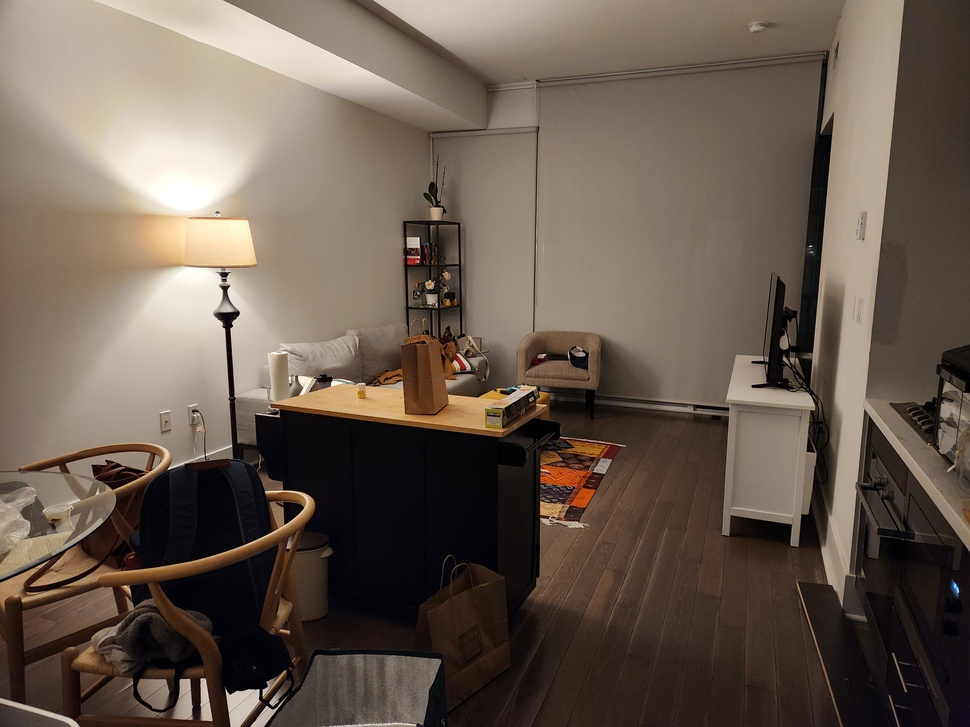
#> input picture my_pa_lite/view_1.jpg, 970 x 727 px, shrunk from 4000 x 3000 before the run
$ python greenscreen_detector_v2.py   (older library calls are emulated)
#> lines starting #> are read from the running program, lines starting #| are printed output that depends on the picture; after the words box and inside, x2 and y2 are one past the last pixel; in counts of white or black regions, pixels touching at a corner belong together
"""
Greenscreen Area Detector v2 - Smart Detection
Intelligently identifies greenscreen-suitable areas while excluding furniture and obstacles.
"""

import cv2
import numpy as np
from pathlib import Path
from typing import List, Tuple, Dict
import json

try:
    import matplotlib.pyplot as plt
    import matplotlib.patches as patches
    MATPLOTLIB_AVAILABLE = True
except ImportError:
    MATPLOTLIB_AVAILABLE = False
    print("Warning: matplotlib not available")


class SmartGreenscreenDetector:
    """
    Enhanced detector that excludes furniture and finds actual wall surfaces.
    """

    def __init__(self):
        self.results = []

    def analyze_image(self, image_path: str,
                     min_area_ratio: float = 0.05,
                     max_area_ratio: float = 0.6) -> Dict:
        """
        Analyze image for greenscreen-suitable areas.

        Args:
            image_path: Path to image
            min_area_ratio: Minimum zone size (5% of image)
            max_area_ratio: Maximum zone size (60% of image) - prevents selecting entire image
        """
#> called with image_path = 'view_1.jpg', min_area_ratio = 0.05, max_area_ratio = 0.6
        print(f"\n{'='*60}")
        print(f"Analyzing: {Path(image_path).name}")
        print(f"{'='*60}")

        # Load image
        img = cv2.imread(image_path)
#> img is the input picture: shape (727, 970, 3); mean B, G, R 80.1, 91.9, 106.5
        if img is None:
            raise ValueError(f"Could not load: {image_path}")

        img_rgb = cv2.cvtColor(img, cv2.COLOR_BGR2RGB)
        h, w = img_rgb.shape[:2]

        # STEP 1: Detect and exclude furniture/objects
        print("→ Detecting furniture and obstacles...")
        obstacle_mask = self._detect_obstacles(img_rgb)

        # STEP 2: Find wall-like surfaces
        print("→ Identifying wall surfaces...")
        wall_mask = self._detect_walls(img_rgb)

        # STEP 3: Find highly uniform regions
        print("→ Analyzing color uniformity...")
        uniform_mask = self._detect_uniform_regions_strict(img_rgb)

        # STEP 4: Combine criteria
        print("→ Finding valid greenscreen zones...")
        # Must be: wall-like AND uniform AND NOT obstructed
        valid_mask = cv2.bitwise_and(wall_mask, uniform_mask)
        valid_mask = cv2.bitwise_and(valid_mask, cv2.bitwise_not(obstacle_mask))

        # STEP 5: Find candidate zones
        zones = self._extract_zones(valid_mask, img_rgb)

        # STEP 6: Filter by area
        min_area = int(w * h * min_area_ratio)
        max_area = int(w * h * max_area_ratio)
        print(f"→ Filtering zones (min: {min_area}px, max: {max_area}px)...")
        valid_zones = [z for z in zones if min_area <= z['area'] <= max_area]

        # STEP 7: Quality check each zone
        print("→ Quality checking zones...")
        checked_zones = self._quality_check_zones(valid_zones, img_rgb, obstacle_mask)

        # STEP 8: Rank zones
        print("→ Ranking zones...")
        ranked_zones = self._rank_zones_v2(checked_zones, w, h)

        result = {
            'image_path': image_path,
            'image_size': (w, h),
            'zones': ranked_zones,
            'zone_count': len(ranked_zones)
        }

        self.results.append(result)

        print(f"\n✓ Found {len(ranked_zones)} suitable greenscreen zones")
        return result

    def _detect_obstacles(self, img: np.ndarray) -> np.ndarray:
        """
        Detect furniture, objects, and other obstacles.
        Uses edge density and texture analysis.
        """
        gray = cv2.cvtColor(img, cv2.COLOR_RGB2GRAY)

        # High edge density = furniture/objects
        edges = cv2.Canny(gray, 30, 100)
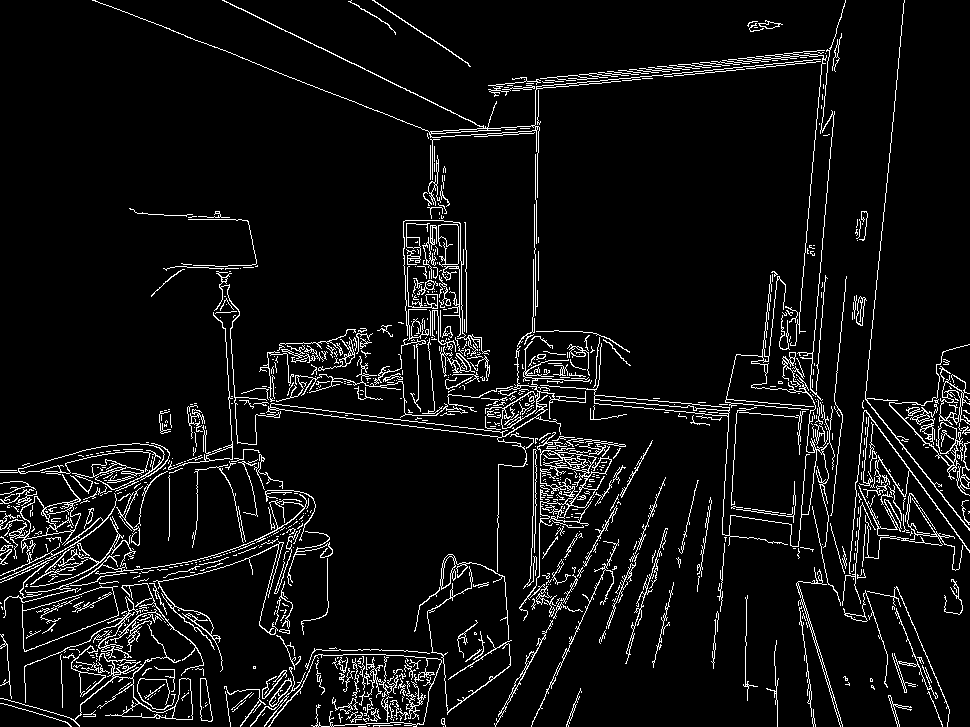
#> edges: shape (727, 970); 6.4% white in thin lines or dots

        # Count edges in local windows
        kernel_size = 31
        kernel = np.ones((kernel_size, kernel_size), np.float32) / (kernel_size ** 2)
        edge_density = cv2.filter2D(edges.astype(np.float32), -1, kernel)

        # High edge density = obstacles
        obstacle_mask = (edge_density > 15).astype(np.uint8) * 255
#> obstacle_mask: shape (727, 970); 41.1% white; 10 white regions (1 under 20 px), largest, box (x1, y1, x2, y2) and area: (0, 11, 970, 727) 281293, (414, 549, 507, 627) 3993, (352, 0, 409, 30) 1133

        # Also detect high-contrast objects
        blurred = cv2.GaussianBlur(gray, (21, 21), 0)
        contrast = cv2.absdiff(gray, blurred)
        high_contrast = (contrast > 30).astype(np.uint8) * 255
#> high_contrast: shape (727, 970); 4.7% white in thin lines or dots

        # Combine
        obstacle_mask = cv2.bitwise_or(obstacle_mask, high_contrast)
#> obstacle_mask: shape (727, 970); 41.4% white; 45 white regions (37 under 20 px), largest, box (x1, y1, x2, y2) and area: (0, 0, 970, 727) 283731, (414, 549, 507, 627) 3993, (352, 0, 422, 33) 1164

        # Dilate to create safety margins around obstacles
        kernel = np.ones((21, 21), np.uint8)
        obstacle_mask = cv2.dilate(obstacle_mask, kernel, iterations=2)
#> obstacle_mask: shape (727, 970); 69.2% white; 16 black regions (2 under 20 px), largest, box (x1, y1, x2, y2) and area: (0, 0, 398, 437) 109925, (569, 99, 793, 371) 44263, (892, 0, 970, 368) 19547

        return obstacle_mask

    def _detect_walls(self, img: np.ndarray) -> np.ndarray:
        """
        Detect wall-like surfaces using orientation and gradient analysis.
        """
        gray = cv2.cvtColor(img, cv2.COLOR_RGB2GRAY)
        h, w = gray.shape

        # Compute gradients
        grad_x = cv2.Sobel(gray, cv2.CV_64F, 1, 0, ksize=3)
        grad_y = cv2.Sobel(gray, cv2.CV_64F, 0, 1, ksize=3)

        # Gradient magnitude (low = flat surface)
        grad_mag = np.sqrt(grad_x**2 + grad_y**2)

        # Walls have low gradients
        wall_mask = (grad_mag < 20).astype(np.uint8) * 255
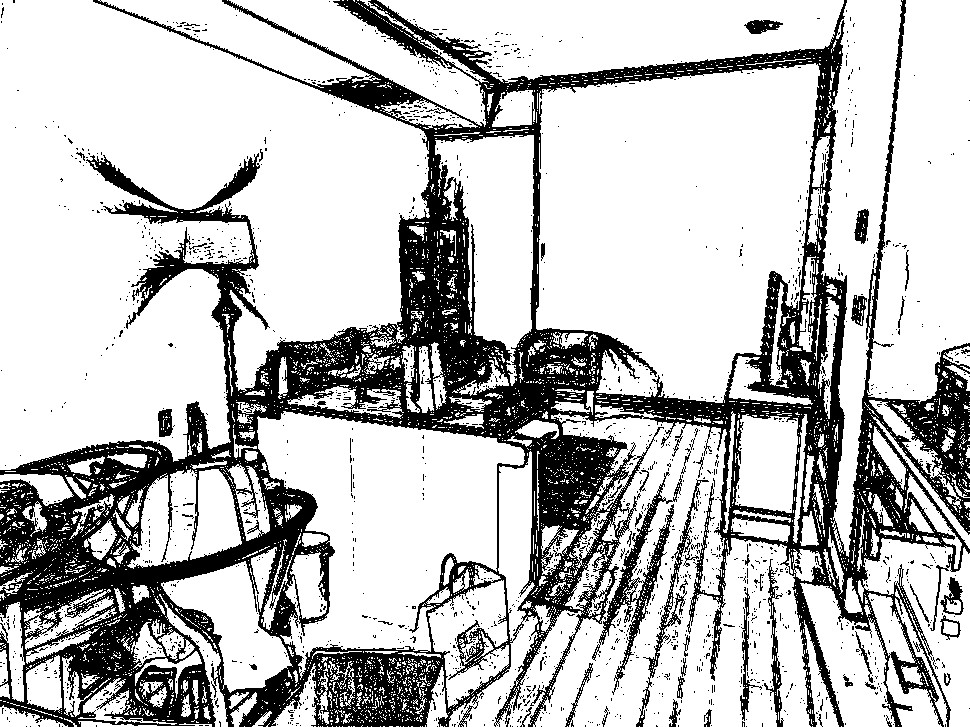
#> wall_mask: shape (727, 970); 75% white; 1710 black regions (1655 under 20 px), largest, box (x1, y1, x2, y2) and area: (0, 0, 970, 727) 161952, (592, 472, 682, 695) 3023, (636, 479, 709, 727) 1366

        # Additionally, look for large connected regions
        # (walls are typically large continuous areas)
        kernel = np.ones((15, 15), np.uint8)
        wall_mask = cv2.morphologyEx(wall_mask, cv2.MORPH_CLOSE, kernel, iterations=3)
#> wall_mask: shape (727, 970); every value is 255

        # Remove small regions
        num_labels, labels, stats, _ = cv2.connectedComponentsWithStats(wall_mask, connectivity=8)
#> labels: shape (727, 970) int32; every value is 1
#> num_labels = 2; stats = [[-1, 2147483647, 0, 0, 0], [0, 0, 970, 727, 705190]]

        filtered_mask = np.zeros_like(wall_mask)
        min_wall_area = (h * w) * 0.03  # Walls should be at least 3% of image

        for i in range(1, num_labels):
            area = stats[i, cv2.CC_STAT_AREA]
            if area >= min_wall_area:
                filtered_mask[labels == i] = 255
#> this loop made 1 pass
#> area on pass 1: 705190

        return filtered_mask

    def _detect_uniform_regions_strict(self, img: np.ndarray) -> np.ndarray:
        """
        Strict uniformity detection - only very uniform surfaces.
        """
        # Convert to LAB color space (better for color difference)
        lab = cv2.cvtColor(img, cv2.COLOR_RGB2LAB)
#> lab: shape (727, 970, 3); mean of channels 0, 1, 2 99.3, 132, 136.9

        # Calculate local standard deviation in LAB space
        kernel_size = 25

        uniform_masks = []
        for channel in range(3):
            ch = lab[:, :, channel].astype(np.float32)
            mean = cv2.blur(ch, (kernel_size, kernel_size))
            mean_sq = cv2.blur(ch**2, (kernel_size, kernel_size))
            std = np.sqrt(np.abs(mean_sq - mean**2))

            # Very strict threshold
            uniform_masks.append((std < 10).astype(np.uint8) * 255)
#> this loop made 3 passes
#> pass 1, in _detect_uniform_regions_strict, `mean_sq = cv2.blur(ch**2, (kernel_size, kernel_size))`:
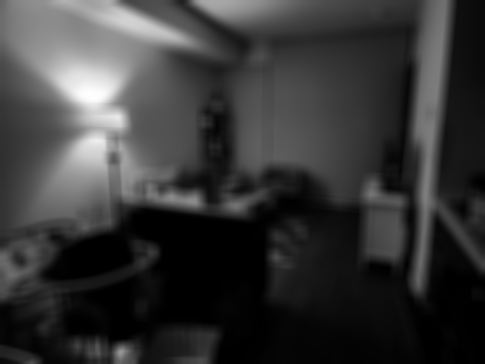
#> mean_sq: shape (727, 970) float32 (shown at 1/2 size); min 3.67, max 65020.9, mean 14063.8; drawn with min black and max white
#> after the loop:
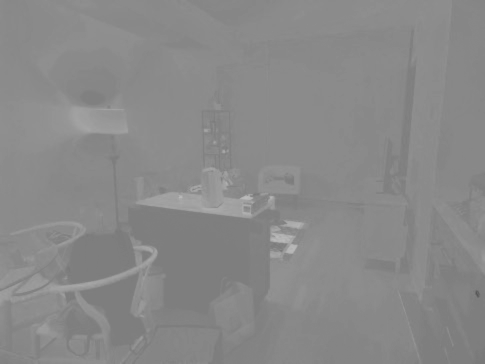
#> ch: shape (727, 970) float32 (shown at 1/2 size); min 85, max 188, mean 136.9
#> after the loop, uniform_masks = 3 items

        # All channels must be uniform
        uniform_mask = cv2.bitwise_and(uniform_masks[0], uniform_masks[1])
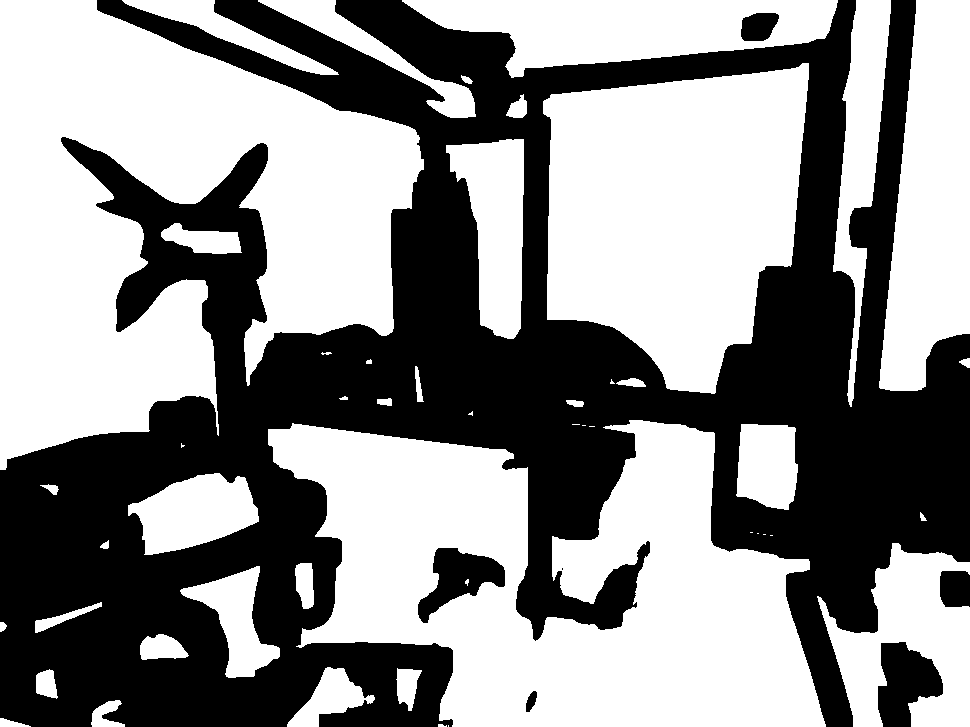
#> uniform_mask: shape (727, 970); 56% white; 7 black regions (1 under 20 px), largest, box (x1, y1, x2, y2) and area: (0, 0, 970, 727) 301312, (878, 642, 943, 727) 3667, (418, 548, 505, 623) 3091, (940, 571, 970, 607) 1031, (741, 13, 779, 41) 852, (526, 691, 537, 712) 145
        uniform_mask = cv2.bitwise_and(uniform_mask, uniform_masks[2])

        # Clean up
        kernel = np.ones((11, 11), np.uint8)
        uniform_mask = cv2.morphologyEx(uniform_mask, cv2.MORPH_CLOSE, kernel, iterations=2)
#> uniform_mask: shape (727, 970); 58.1% white; 9 black regions, largest, box (x1, y1, x2, y2) and area: (0, 0, 970, 727) 276588, (524, 46, 799, 100) 7180, (878, 643, 940, 727) 3596
        uniform_mask = cv2.morphologyEx(uniform_mask, cv2.MORPH_OPEN, kernel, iterations=1)
#> uniform_mask: shape (727, 970); 57.3% white; 5 black regions, box (x1, y1, x2, y2) and area: (0, 0, 970, 727) 293079, (878, 643, 940, 727) 3633, (435, 549, 497, 596) 2104, (594, 569, 636, 627) 1867, (98, 0, 122, 12) 286
#> (the rest of the program and of its run is left out)
